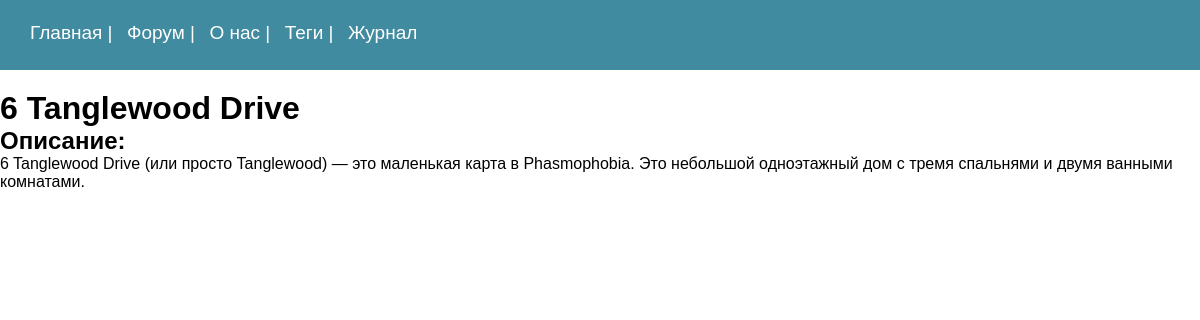
The page /cart/1 on the database its author committed.
### MainForum/models.py (models this page shows, shortened)
class Map(models.Model):
    name = models.CharField(max_length=100)
    img_url = models.TextField()
    description = models.TextField(max_length=500)

### MainForum/views.py (the view)
# urls.py: path('cart/<int:id>',views.Cart.as_view(),name = 'cart'),
class Cart(DetailView):
    model = Map
    template_name = 'MainForum/cart.html'
    context_object_name = 'cart'
    pk_url_kwarg = 'id'

### MainForum/templates/MainForum/cart.html (shortened to what this page needs)
{% extends 'MainForum/base.html' %}
{% block content %}
    <h1>{{ cart.name }}</h1>
    <h2>Описание:</h2>
    <p>{{ cart.description }}</p>
{% endblock %}

### MainForum/static/MainForum/css/styles.css (style rules this page uses)
* { font-family:'Arial'; margin:0; padding:0; }

### rows shown on the page
Map: name "6 Tanglewood Drive", description "6 Tanglewood Drive (или просто Tanglewood) — это маленькая карта в Phasmophobia. Это небольшой одноэтажный дом с тремя спальнями и двумя ванными комнатами."
